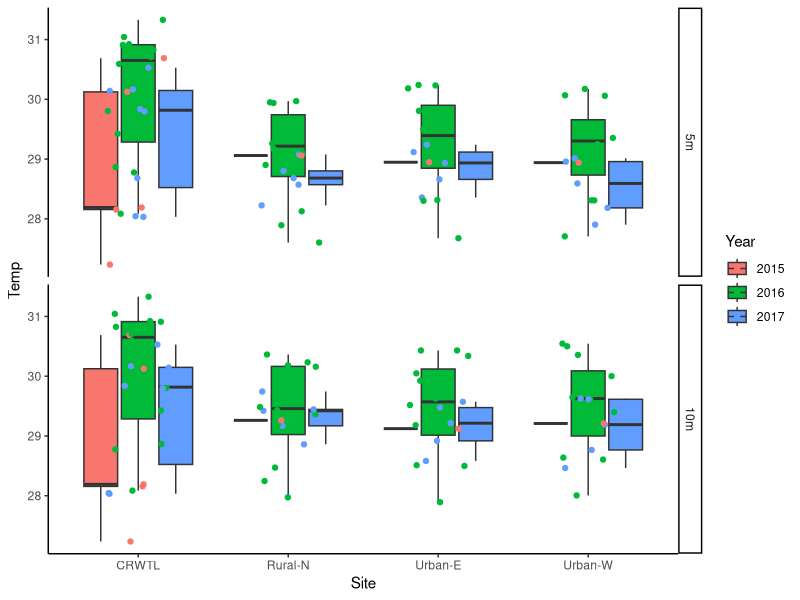
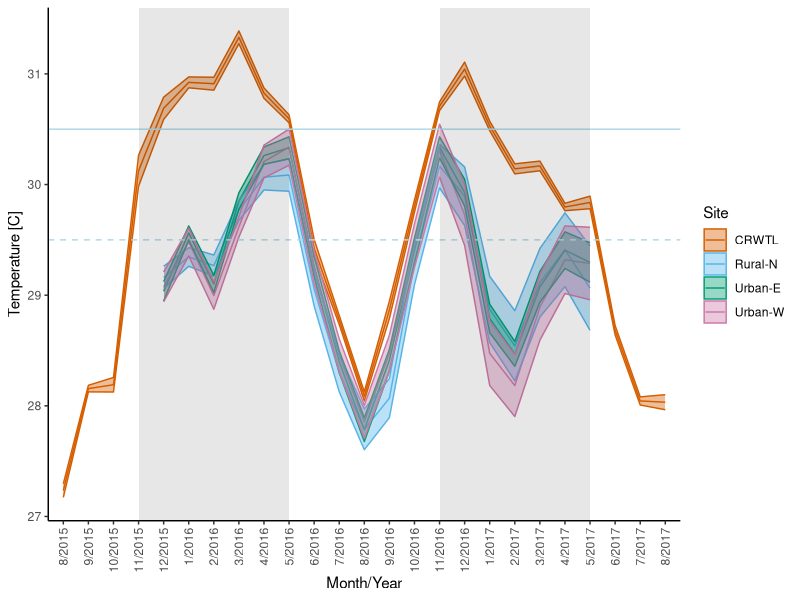
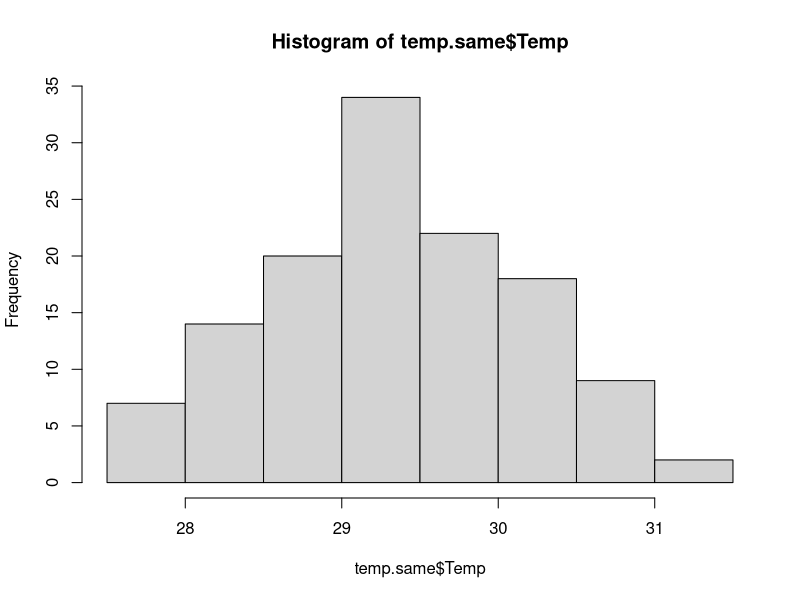
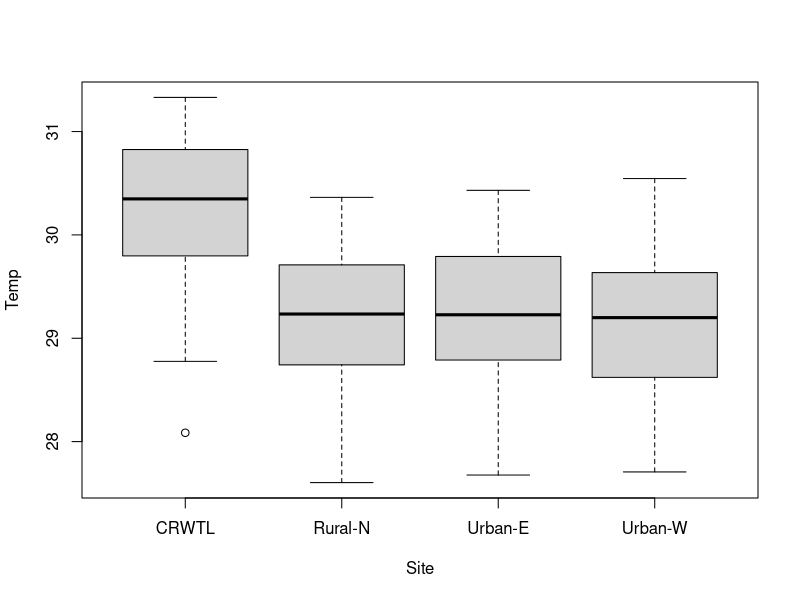
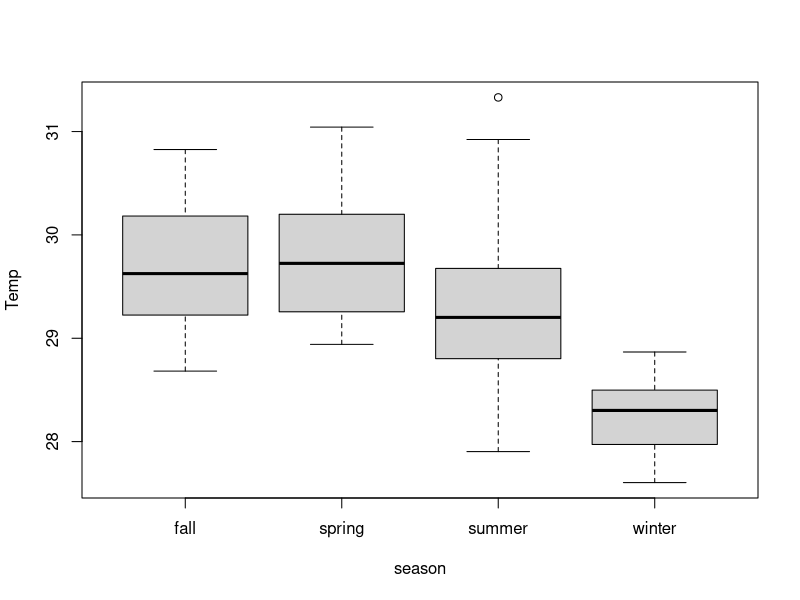
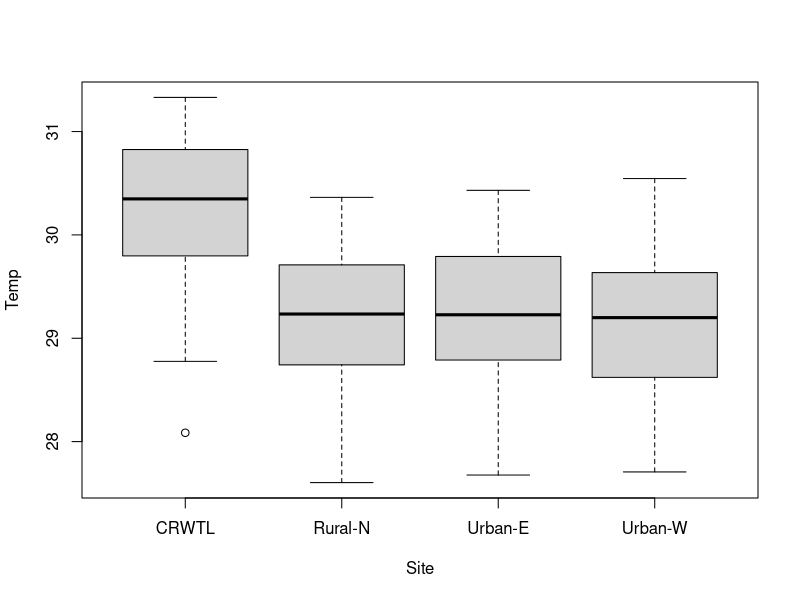
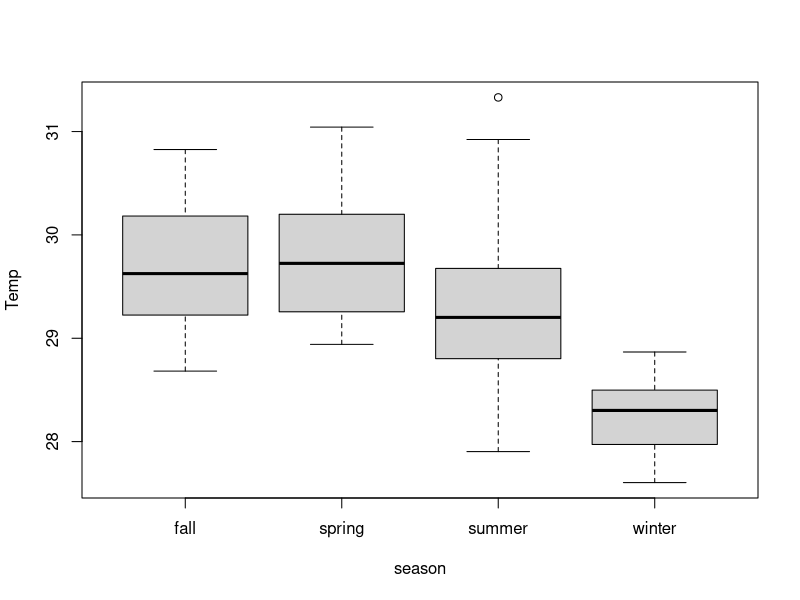
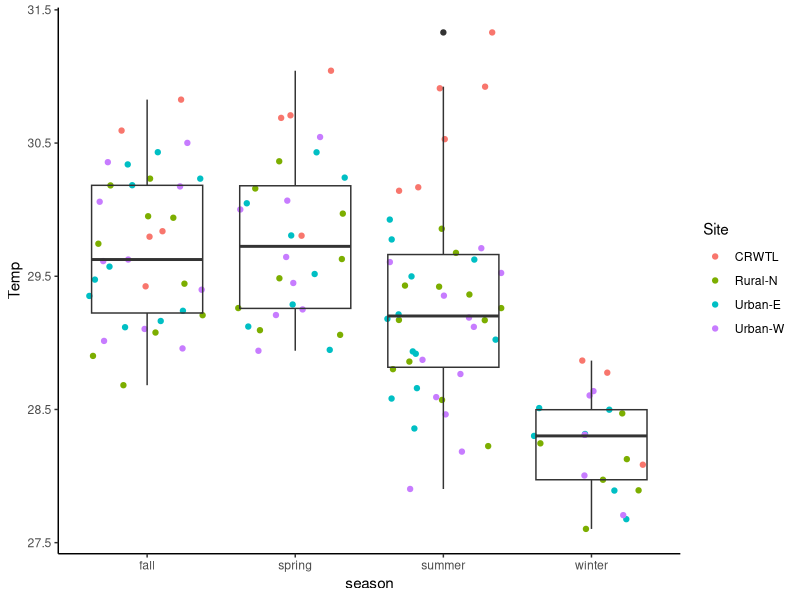

The R source for these figures, in order:
## ---- chunk 1
knitr::opts_chunk$set(echo = TRUE)

#Sys.setenv(R_GSCMD = "C:/Program Files/gs/gs9.54.0/bin/gswin64c.exe")

library(tidyverse)
library(here)
## ---- chunk 2
temp <- read_csv(here::here("data/alltemp_TL_data.csv")) %>% 
   mutate_if(is.character, as.factor)
head(temp)

temp$m.y <- as.factor(paste(temp$Month, temp$Year, sep = "/")) #rewrite m.y as month/year
temp$Month <- as.factor(temp$Month)
temp$Year <- as.factor(temp$Year)
temp$Depth <- as.factor(temp$Depth)
temp$Depth <- relevel(temp$Depth, ref = '5m')

# relevel Month/yr in correct order
levels(temp$m.y)

temp$m.y = factor(temp$m.y,levels(temp$m.y)[c(21,24,3,5,7,1,9,11,13,15,17,19,22,25,4,6,8,2,10,12,14,16,18,20,23)])
## ---- chunk 3
ggplot(temp, aes(x = Site, y = Temp, fill = Year)) +
   facet_grid(Depth~.)+
    geom_boxplot() +
   geom_point(aes(color = Year), position = position_jitter(0.21)) +
    theme_classic()
## ---- chunk 4
season <- data.frame(Month = 1:12, season = rep(c("summer", "fall", "winter", "spring"), each = 3))
season$Month <- as.factor(season$Month)
season

method <- data.frame(Site = c("Rural-N", "Urban-E", "Urban-W", "CRWTL"), Method = c("insitu", "insitu", "insitu", "sat"))
method

# subset out data with both CRW and logger temperature data
temp.same <- temp %>% filter(m.y != "8/2015" & m.y != "9/2015" & m.y != "10/2015" & m.y != "11/2015" & m.y != "6/2017" & m.y != "7/2017" & m.y != "8/2017") %>% 
  inner_join(season, by = 'Month') %>% 
   inner_join(method, by = 'Site') %>% 
   mutate_if(is.character, as.factor)

# remove CRW for one depth used for plot
temp.same <- temp.same[-which(temp.same$Site == 'CRWTL' & temp.same$Depth == '10m'),] #

# relevel method so sat is reference
temp.same$Method <- relevel(temp.same$Method, ref = "sat")

head(temp.same)

crw <- temp %>% 
   filter( Site == "CRWTL") %>% 
   select(Site, m.y, Temp, sd, se)
colnames(crw) <- c("Site", "m.y", "siteave", "SD", "SE")
crw

## ---- chunk 5
temp.same %>% 
   filter(Method != "sat") %>% 
   select(-N, -sd, -se, -ci) %>% 
   pivot_wider(names_from = Depth,
               values_from = Temp) %>% 
   mutate(diff = `5m` - `10m`) %>% 
   group_by(Site) %>% 
   summarize(avediff = mean(diff)) %>% 
   summarize(diff = mean(avediff), SE = sd(avediff))
## ---- chunk 6
temp.avelog <- temp.same %>% 
   filter(Method != "sat") %>% 
   group_by(Site, m.y) %>% 
   dplyr::summarise(siteave = mean(Temp), SD = sd(Temp), SE = SD/sqrt(n())) #, N = n())

temp.avelog

alltemp <- rbind(temp.avelog, crw)
alltemp
## ---- chunk 7
start <-  c("11/2015", "11/2016")
end <-  c("5/2016", "5/2017")

cbPalette <- c("#D55E00", "#56B4E9", "#009E73",  "#CC79A7")

ggplot(alltemp, mapping= aes(m.y, siteave, group = Site, color = Site)) +
   geom_line()+
   geom_ribbon(aes(m.y, siteave, ymax= siteave+(SE), ymin= siteave-(SE), fill = Site),
               alpha = 0.4) + 
   scale_color_manual( values = cbPalette) +
   scale_fill_manual(values = cbPalette) +
   theme_classic() +
 #  ggtitle("Coral Reef Watch - In Situ Temperature Monthly Mean + SE") +
   xlab("Month/Year") + ylab("Temperature [C]") +
   theme(axis.text.x = element_text(angle = 90, hjust = 1, vjust = 0.5)) +
      geom_hline(yintercept = 29.5, color = "light blue", linetype = 2) +
   geom_hline(yintercept = 30.5, color = "light blue")  +
   annotate("rect", xmin = '11/2015', xmax = '5/2016', ymin = -Inf, ymax = Inf,
           alpha = .1,fill = "gray10") +
   annotate("rect", xmin = '11/2016', xmax = '5/2017', ymin = -Inf, ymax = Inf,
           alpha = .1,fill = "gray10")
  
#ggsave(here("figures/line_TLtemp.pdf"), width = 7, height = 4)
## ---- chunk 8
hist(temp.same$Temp)
## ---- chunk 9
site.lm <- lm(Temp~Site * season, data = temp.same)
library(car)
Anova(site.lm)
library(emmeans)
emmeans(site.lm, list(pairwise ~ season), adjust = "tukey")
emmeans(site.lm, list(pairwise ~ Site), adjust = "tukey")

boxplot(Temp~Site, data = temp.same)
boxplot(Temp~season, data = temp.same)
## ---- chunk 10
site.lm2 <- lm(Temp~Site * season, data = temp.same, contrasts = list(Method = contr.sum, season = contr.sum))
library(car)
Anova(site.lm2, type = 'III')
library(emmeans)
emmeans(site.lm2, list(pairwise ~ season), adjust = "tukey")
emmeans(site.lm2, list(pairwise ~ Site), adjust = "tukey")

boxplot(Temp~Site, data = temp.same)
boxplot(Temp~season, data = temp.same)
## ---- chunk 11
ggplot(temp.same, aes(season, Temp)) + 
   geom_jitter(aes(color = Site)) +
   geom_boxplot(fill = NA) + 
   theme_classic()
## ---- chunk 12
method.lm <- lm(Temp~Method*season, data = temp.same)
Anova(method.lm)

emmeans(method.lm, list(pairwise ~ season), adjust = "tukey")
emmeans(method.lm, list(pairwise ~ Method), adjust = "tukey")
emmeans(method.lm, list(pairwise ~ Method:season), adjust = "tukey")

boxplot(Temp~Method, data = temp.same)
boxplot(Temp~season, data = temp.same)
boxplot(Temp~Method:season, data = temp.same, las = 2)
## ---- chunk 13
method.lm <- lm(Temp~Method*season, data = temp.same, contrasts = list(Method = contr.sum, season = contr.sum))
Anova(method.lm, type = 'III')

emmeans(method.lm, list(pairwise ~ season), adjust = "tukey")
emmeans(method.lm, list(pairwise ~ Method), adjust = "tukey")
emmeans(method.lm, list(pairwise ~ Method:season), adjust = "tukey")

boxplot(Temp~Method, data = temp.same)
boxplot(Temp~season, data = temp.same)
boxplot(Temp~Method:season, data = temp.same, las = 2)
## ---- chunk 14
ggplot(temp.same, aes(season, Temp)) + 
   geom_jitter(aes(color = Method)) +
   geom_boxplot(fill = NA) + 
   theme_classic()
## ---- chunk 15
temp.same %>% 
   group_by(Method, season) %>% 
   dplyr::summarize(avetemp = mean(Temp), SDtemp = sd(Temp), SEtemp = sd(Temp)/sqrt(n()))
## ---- chunk 16
logger <- filter(temp.same, temp.same$Method != 'sat') %>% droplevels()
head(logger)
## ---- chunk 17
log.lm <- lm(Temp ~ Site * Depth + factor(Month)/factor(Year), data = logger)
Anova(log.lm)
plot(log.lm)

emmeans(log.lm, list(pairwise ~ factor(Month):factor(Year)), adjust = "tukey")
emmeans(log.lm, list(pairwise ~ Site:Depth), adjust = "tukey")

boxplot(Temp~Depth, data = logger)
boxplot(Temp~Site, data = logger)
boxplot(Temp~Month, data = logger)

logger$Ym <- interaction(logger$Year, logger$Month)
boxplot(Temp~Ym, data = logger, las = 2)
## ---- chunk 18
log.lm.nodepth <- lm(Temp ~ Site + factor(Month)/factor(Year), data = logger)
Anova(log.lm.nodepth)
plot(log.lm.nodepth)

emmeans(log.lm.nodepth, list(pairwise ~ factor(Month):factor(Year)), adjust = "tukey")
emmeans(log.lm.nodepth, list(pairwise ~ Site), adjust = "tukey")

boxplot(Temp~Site, data = logger)
boxplot(Temp~Month, data = logger)

logger$Ym <- interaction(logger$Year, logger$Month)
boxplot(Temp~Ym, data = logger, las = 2)
## ---- chunk 19
sitedepth.ave <- logger %>% 
   group_by(Site,Depth) %>% 
   dplyr::summarize(ave = mean(Temp), SD = sd(Temp), se = SD/sqrt(n()))
sitedepth.ave

logger %>% 
   group_by(Month, Year) %>% 
   dplyr::summarize(ave = mean(Temp), SD = sd(Temp), se = SD/sqrt(n()))
## ---- chunk 20
sitedepth.diff <- sitedepth.ave %>% 
   select(Site, Depth, ave) %>% 
   spread(Depth, ave) %>% 
   mutate(diff = `10m` - `5m`)
sitedepth.diff
ave(sitedepth.diff$diff)
